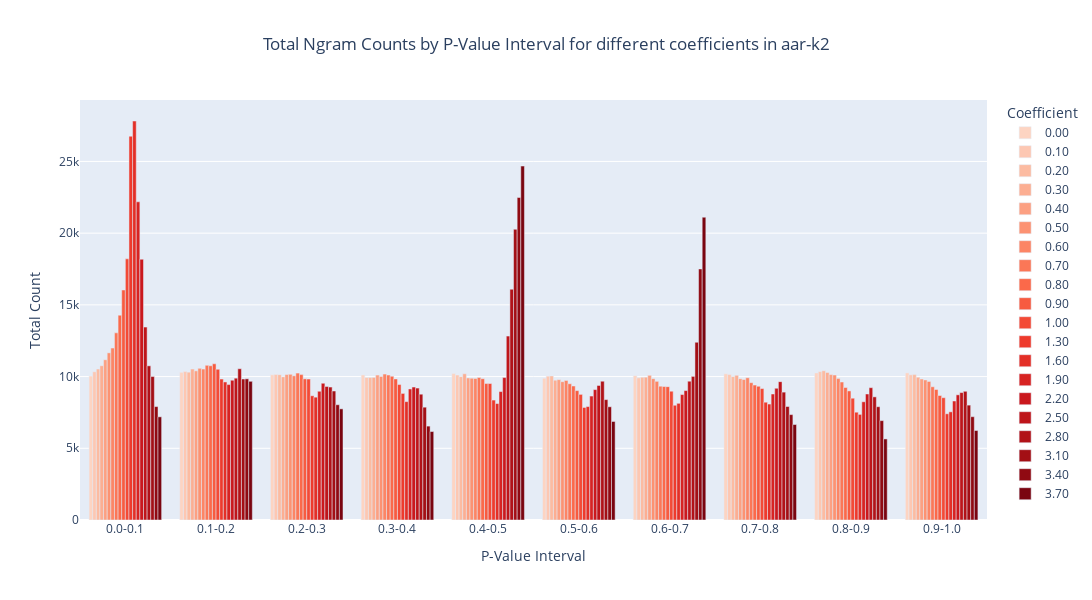
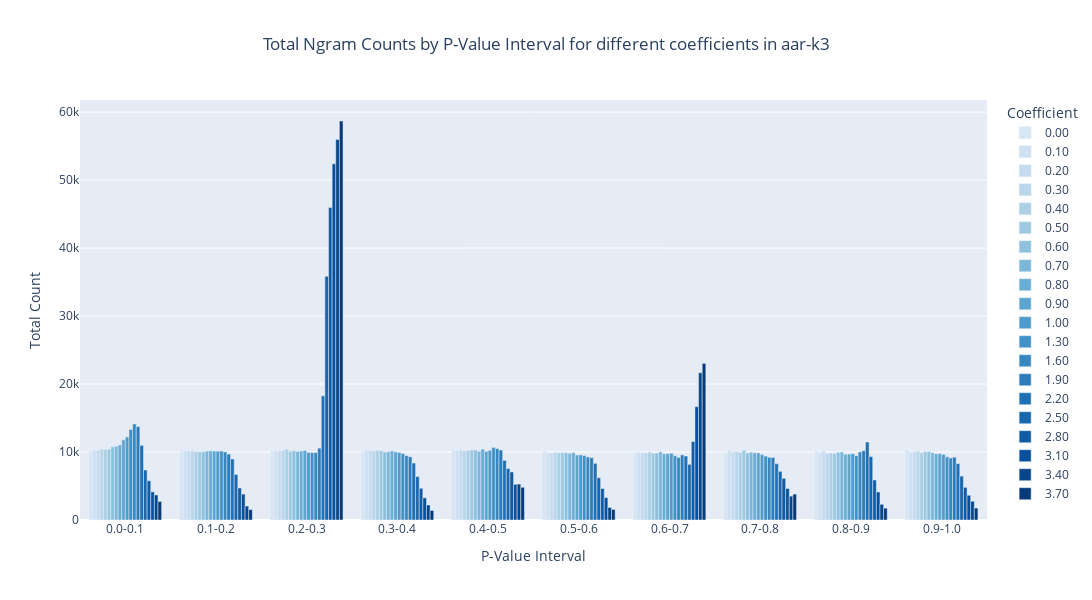

The notebook cell these images were saved under, in order:
### Code cell
# Extract p-values and counts
colormaps = [plt.cm.Reds ,plt.cm.Blues, plt.cm.Greens, plt.cm.Oranges, plt.cm.magma, plt.cm.viridis, plt.cm.inferno, plt.cm.plasma, plt.cm.cividis, plt.cm.spring, plt.cm.summer]
for i, (watermark_name, test_data_dict) in enumerate(aar_watermark_distillation_generation_ngrams_watermarked.items()):
    df = pd.DataFrame({'p_value': p_values, 'count': counts})
    bins = [0, 0.1, 0.2, 0.3, 0.4, 0.5, 0.6, 0.7, 0.8, 0.9, 1.0]
    labels = ['0.0-0.1','0.1-0.2','0.2-0.3','0.3-0.4','0.4-0.5','0.5-0.6','0.6-0.7','0.7-0.8','0.8-0.9','0.9-1.0']

    combined_df = pd.DataFrame()
    coefficient_list = list(aar_watermark_distillation_generation_ngrams_watermarked['cygu/llama-2-7b-logit-watermark-distill-aar-k2'].keys())
    
    color_gradient = colormaps[i]([i/(len(coefficient_list) + 4) for i in range(len(coefficient_list) + 4)])
    colors = [mcolors.rgb2hex(color) for color in color_gradient][4:]

    # Process each test_data dictionary
    for coefficient, test_data in test_data_dict.items():
        p_values = [d['p-value'] for ngram, d in test_data.items()]
        counts = [d['count'] for ngram, d in test_data.items()]
        
        # Create a DataFrame for the current test_data
        df = pd.DataFrame({'p_value': p_values, 'count': counts})
        
        # Bin the p-values
        df['p_value_bin'] = pd.cut(df['p_value'], bins=bins, labels=labels, include_lowest=True)
        
        # Sum the counts within each bin
        df_grouped = df.groupby('p_value_bin', observed = True).sum().reset_index()
        
        # Add a column to indicate the dataset label (coefficient)
        df_grouped['Dataset'] = f"{round(float(coefficient), 2):.2f}"
        
        # Append to the combined DataFrame
        combined_df = pd.concat([combined_df, df_grouped], ignore_index=True)

    # Create the grouped bar plot
    fig = px.bar(combined_df, 
                x='p_value_bin', 
                y='count', 
                color='Dataset', 
                barmode='group',
                labels={'p_value_bin': 'P-Value Interval', 'count': 'Total Count'},
                title=f"Total Ngram Counts by P-Value Interval for different coefficients in {watermark_name[40:]}", 
                color_discrete_sequence=colors,
                width=1200, height=600)

    # Update layout to ensure legends are shown clearly
    fig.update_layout(
        legend_title_text='Coefficient',  # Add a title to the legend
        xaxis_title="P-Value Interval",
        yaxis_title="Total Count",
        title_x=0.5  # Center the title
    )

    # Show the plot
    fig.show()

### Figure 1 — Plotly figure (JSON) as saved in the notebook; plotly's stock layout.template omitted (floating-point values rounded to 4 significant figures)
{"data": [{"alignmentgroup": "True", "hovertemplate": "Dataset=0.00<br>P-Value Interval=%{x}<br>Total Count=%{y}<extra></extra>", "legendgroup": "0.00", "marker": {"color": "#fdd4c2", "pattern": {"shape": ""}}, "name": "0.00", "offsetgroup": "0.00", "orientation": "v", "showlegend": true, "textposition": "auto", "type": "bar", "x": ["0.0-0.1", "0.1-0.2", "0.2-0.3", "0.3-0.4", "0.4-0.5", "0.5-0.6", "0.6-0.7", "0.7-0.8", "0.8-0.9", "0.9-1.0"], "xaxis": "x", "y": [10034, 10295, 10122, 10117, 10206, 9889, 10066, 10192, 10257, 10258], "yaxis": "y"}, {"alignmentgroup": "True", "hovertemplate": "Dataset=0.10<br>P-Value Interval=%{x}<br>Total Count=%{y}<extra></extra>", "legendgroup": "0.10", "marker": {"color": "#fdc7b2", "pattern": {"shape": ""}}, "name": "0.10", "offsetgroup": "0.10", "orientation": "v", "showlegend": true, "textposition": "auto", "type": "bar", "x": ["0.0-0.1", "0.1-0.2", "0.2-0.3", "0.3-0.4", "0.4-0.5", "0.5-0.6", "0.6-0.7", "0.7-0.8", "0.8-0.9", "0.9-1.0"], "xaxis": "x", "y": [10336, 10348, 10149, 9939, 10110, 10029, 9911, 10142, 10348, 10125], "yaxis": "y"}, {"alignmentgroup": "True", "hovertemplate": "Dataset=0.20<br>P-Value Interval=%{x}<br>Total Count=%{y}<extra></extra>", "legendgroup": "0.20", "marker": {"color": "#fcbba1", "pattern": {"shape": ""}}, "name": "0.20", "offsetgroup": "0.20", "orientation": "v", "showlegend": true, "textposition": "auto", "type": "bar", "x": ["0.0-0.1", "0.1-0.2", "0.2-0.3", "0.3-0.4", "0.4-0.5", "0.5-0.6", "0.6-0.7", "0.7-0.8", "0.8-0.9", "0.9-1.0"], "xaxis": "x", "y": [10529, 10307, 10133, 9932, 9994, 10044, 9953, 9999, 10408, 10137], "yaxis": "y"}, {"alignmentgroup": "True", "hovertemplate": "Dataset=0.30<br>P-Value Interval=%{x}<br>Total Count=%{y}<extra></extra>", "legendgroup": "0.30", "marker": {"color": "#fcae92", "pattern": {"shape": ""}}, "name": "0.30", "offsetgroup": "0.30", "orientation": "v", "showlegend": true, "textposition": "auto", "type": "bar", "x": ["0.0-0.1", "0.1-0.2", "0.2-0.3", "0.3-0.4", "0.4-0.5", "0.5-0.6", "0.6-0.7", "0.7-0.8", "0.8-0.9", "0.9-1.0"], "xaxis": "x", "y": [10755, 10524, 9984, 9942, 10194, 9749, 9959, 10087, 10289, 9955], "yaxis": "y"}, {"alignmentgroup": "True", "hovertemplate": "Dataset=0.40<br>P-Value Interval=%{x}<br>Total Count=%{y}<extra></extra>", "legendgroup": "0.40", "marker": {"color": "#fca082", "pattern": {"shape": ""}}, "name": "0.40", "offsetgroup": "0.40", "orientation": "v", "showlegend": true, "textposition": "auto", "type": "bar", "x": ["0.0-0.1", "0.1-0.2", "0.2-0.3", "0.3-0.4", "0.4-0.5", "0.5-0.6", "0.6-0.7", "0.7-0.8", "0.8-0.9", "0.9-1.0"], "xaxis": "x", "y": [11175, 10399, 10145, 10106, 9904, 9787, 10085, 9856, 10142, 9835], "yaxis": "y"}, {"alignmentgroup": "True", "hovertemplate": "Dataset=0.50<br>P-Value Interval=%{x}<br>Total Count=%{y}<extra></extra>", "legendgroup": "0.50", "marker": {"color": "#fc9272", "pattern": {"shape": ""}}, "name": "0.50", "offsetgroup": "0.50", "orientation": "v", "showlegend": true, "textposition": "auto", "type": "bar", "x": ["0.0-0.1", "0.1-0.2", "0.2-0.3", "0.3-0.4", "0.4-0.5", "0.5-0.6", "0.6-0.7", "0.7-0.8", "0.8-0.9", "0.9-1.0"], "xaxis": "x", "y": [11655, 10573, 10159, 10008, 9884, 9643, 9852, 9793, 10111, 9764], "yaxis": "y"}, {"alignmentgroup": "True", "hovertemplate": "Dataset=0.60<br>P-Value Interval=%{x}<br>Total Count=%{y}<extra></extra>", "legendgroup": "0.60", "marker": {"color": "#fc8565", "pattern": {"shape": ""}}, "name": "0.60", "offsetgroup": "0.60", "orientation": "v", "showlegend": true, "textposition": "auto", "type": "bar", "x": ["0.0-0.1", "0.1-0.2", "0.2-0.3", "0.3-0.4", "0.4-0.5", "0.5-0.6", "0.6-0.7", "0.7-0.8", "0.8-0.9", "0.9-1.0"], "xaxis": "x", "y": [11989, 10523, 10052, 10174, 9872, 9729, 9668, 9918, 9860, 9659], "yaxis": "y"}, {"alignmentgroup": "True", "hovertemplate": "Dataset=0.70<br>P-Value Interval=%{x}<br>Total Count=%{y}<extra></extra>", "legendgroup": "0.70", "marker": {"color": "#fb7757", "pattern": {"shape": ""}}, "name": "0.70", "offsetgroup": "0.70", "orientation": "v", "showlegend": true, "textposition": "auto", "type": "bar", "x": ["0.0-0.1", "0.1-0.2", "0.2-0.3", "0.3-0.4", "0.4-0.5", "0.5-0.6", "0.6-0.7", "0.7-0.8", "0.8-0.9", "0.9-1.0"], "xaxis": "x", "y": [13049, 10787, 10242, 10107, 9937, 9500, 9334, 9575, 9622, 9290], "yaxis": "y"}, {"alignmentgroup": "True", "hovertemplate": "Dataset=0.80<br>P-Value Interval=%{x}<br>Total Count=%{y}<extra></extra>", "legendgroup": "0.80", "marker": {"color": "#fb694a", "pattern": {"shape": ""}}, "name": "0.80", "offsetgroup": "0.80", "orientation": "v", "showlegend": true, "textposition": "auto", "type": "bar", "x": ["0.0-0.1", "0.1-0.2", "0.2-0.3", "0.3-0.4", "0.4-0.5", "0.5-0.6", "0.6-0.7", "0.7-0.8", "0.8-0.9", "0.9-1.0"], "xaxis": "x", "y": [14278, 10753, 10137, 10023, 9848, 9344, 9307, 9408, 9240, 9102], "yaxis": "y"}, {"alignmentgroup": "True", "hovertemplate": "Dataset=0.90<br>P-Value Interval=%{x}<br>Total Count=%{y}<extra></extra>", "legendgroup": "0.90", "marker": {"color": "#f75b40", "pattern": {"shape": ""}}, "name": "0.90", "offsetgroup": "0.90", "orientation": "v", "showlegend": true, "textposition": "auto", "type": "bar", "x": ["0.0-0.1", "0.1-0.2", "0.2-0.3", "0.3-0.4", "0.4-0.5", "0.5-0.6", "0.6-0.7", "0.7-0.8", "0.8-0.9", "0.9-1.0"], "xaxis": "x", "y": [16037, 10890, 9843, 9836, 9514, 9021, 9298, 9325, 9000, 8679], "yaxis": "y"}, {"alignmentgroup": "True", "hovertemplate": "Dataset=1.00<br>P-Value Interval=%{x}<br>Total Count=%{y}<extra></extra>", "legendgroup": "1.00", "marker": {"color": "#f34a36", "pattern": {"shape": ""}}, "name": "1.00", "offsetgroup": "1.00", "orientation": "v", "showlegend": true, "textposition": "auto", "type": "bar", "x": ["0.0-0.1", "0.1-0.2", "0.2-0.3", "0.3-0.4", "0.4-0.5", "0.5-0.6", "0.6-0.7", "0.7-0.8", "0.8-0.9", "0.9-1.0"], "xaxis": "x", "y": [18209, 10511, 9827, 9445, 9515, 8759, 8983, 9165, 8492, 8527], "yaxis": "y"}, {"alignmentgroup": "True", "hovertemplate": "Dataset=1.30<br>P-Value Interval=%{x}<br>Total Count=%{y}<extra></extra>", "legendgroup": "1.30", "marker": {"color": "#ee3a2c", "pattern": {"shape": ""}}, "name": "1.30", "offsetgroup": "1.30", "orientation": "v", "showlegend": true, "textposition": "auto", "type": "bar", "x": ["0.0-0.1", "0.1-0.2", "0.2-0.3", "0.3-0.4", "0.4-0.5", "0.5-0.6", "0.6-0.7", "0.7-0.8", "0.8-0.9", "0.9-1.0"], "xaxis": "x", "y": [26760, 9828, 8662, 8826, 8363, 7847, 8001, 8213, 7517, 7406], "yaxis": "y"}, {"alignmentgroup": "True", "hovertemplate": "Dataset=1.60<br>P-Value Interval=%{x}<br>Total Count=%{y}<extra></extra>", "legendgroup": "1.60", "marker": {"color": "#e32f27", "pattern": {"shape": ""}}, "name": "1.60", "offsetgroup": "1.60", "orientation": "v", "showlegend": true, "textposition": "auto", "type": "bar", "x": ["0.0-0.1", "0.1-0.2", "0.2-0.3", "0.3-0.4", "0.4-0.5", "0.5-0.6", "0.6-0.7", "0.7-0.8", "0.8-0.9", "0.9-1.0"], "xaxis": "x", "y": [27820, 9625, 8564, 8254, 8120, 7909, 8136, 8085, 7364, 7543], "yaxis": "y"}, {"alignmentgroup": "True", "hovertemplate": "Dataset=1.90<br>P-Value Interval=%{x}<br>Total Count=%{y}<extra></extra>", "legendgroup": "1.90", "marker": {"color": "#d72322", "pattern": {"shape": ""}}, "name": "1.90", "offsetgroup": "1.90", "orientation": "v", "showlegend": true, "textposition": "auto", "type": "bar", "x": ["0.0-0.1", "0.1-0.2", "0.2-0.3", "0.3-0.4", "0.4-0.5", "0.5-0.6", "0.6-0.7", "0.7-0.8", "0.8-0.9", "0.9-1.0"], "xaxis": "x", "y": [22186, 9442, 8977, 9137, 8955, 8643, 8747, 8785, 8243, 8298], "yaxis": "y"}, {"alignmentgroup": "True", "hovertemplate": "Dataset=2.20<br>P-Value Interval=%{x}<br>Total Count=%{y}<extra></extra>", "legendgroup": "2.20", "marker": {"color": "#ca181d", "pattern": {"shape": ""}}, "name": "2.20", "offsetgroup": "2.20", "orientation": "v", "showlegend": true, "textposition": "auto", "type": "bar", "x": ["0.0-0.1", "0.1-0.2", "0.2-0.3", "0.3-0.4", "0.4-0.5", "0.5-0.6", "0.6-0.7", "0.7-0.8", "0.8-0.9", "0.9-1.0"], "xaxis": "x", "y": [18183, 9748, 9534, 9268, 9931, 9093, 9022, 9186, 8786, 8728], "yaxis": "y"}, {"alignmentgroup": "True", "hovertemplate": "Dataset=2.50<br>P-Value Interval=%{x}<br>Total Count=%{y}<extra></extra>", "legendgroup": "2.50", "marker": {"color": "#be151a", "pattern": {"shape": ""}}, "name": "2.50", "offsetgroup": "2.50", "orientation": "v", "showlegend": true, "textposition": "auto", "type": "bar", "x": ["0.0-0.1", "0.1-0.2", "0.2-0.3", "0.3-0.4", "0.4-0.5", "0.5-0.6", "0.6-0.7", "0.7-0.8", "0.8-0.9", "0.9-1.0"], "xaxis": "x", "y": [13450, 9889, 9315, 9195, 12826, 9384, 9682, 9648, 9226, 8886], "yaxis": "y"}, {"alignmentgroup": "True", "hovertemplate": "Dataset=2.80<br>P-Value Interval=%{x}<br>Total Count=%{y}<extra></extra>", "legendgroup": "2.80", "marker": {"color": "#b11218", "pattern": {"shape": ""}}, "name": "2.80", "offsetgroup": "2.80", "orientation": "v", "showlegend": true, "textposition": "auto", "type": "bar", "x": ["0.0-0.1", "0.1-0.2", "0.2-0.3", "0.3-0.4", "0.4-0.5", "0.5-0.6", "0.6-0.7", "0.7-0.8", "0.8-0.9", "0.9-1.0"], "xaxis": "x", "y": [10750, 10546, 9268, 8771, 16090, 9679, 10014, 8916, 8586, 8972], "yaxis": "y"}, {"alignmentgroup": "True", "hovertemplate": "Dataset=3.10<br>P-Value Interval=%{x}<br>Total Count=%{y}<extra></extra>", "legendgroup": "3.10", "marker": {"color": "#a30f15", "pattern": {"shape": ""}}, "name": "3.10", "offsetgroup": "3.10", "orientation": "v", "showlegend": true, "textposition": "auto", "type": "bar", "x": ["0.0-0.1", "0.1-0.2", "0.2-0.3", "0.3-0.4", "0.4-0.5", "0.5-0.6", "0.6-0.7", "0.7-0.8", "0.8-0.9", "0.9-1.0"], "xaxis": "x", "y": [10002, 9832, 8994, 7866, 20272, 8395, 12393, 7914, 7899, 8010], "yaxis": "y"}, {"alignmentgroup": "True", "hovertemplate": "Dataset=3.40<br>P-Value Interval=%{x}<br>Total Count=%{y}<extra></extra>", "legendgroup": "3.40", "marker": {"color": "#900a12", "pattern": {"shape": ""}}, "name": "3.40", "offsetgroup": "3.40", "orientation": "v", "showlegend": true, "textposition": "auto", "type": "bar", "x": ["0.0-0.1", "0.1-0.2", "0.2-0.3", "0.3-0.4", "0.4-0.5", "0.5-0.6", "0.6-0.7", "0.7-0.8", "0.8-0.9", "0.9-1.0"], "xaxis": "x", "y": [7909, 9844, 8037, 6547, 22484, 7895, 17505, 7349, 6929, 7203], "yaxis": "y"}, {"alignmentgroup": "True", "hovertemplate": "Dataset=3.70<br>P-Value Interval=%{x}<br>Total Count=%{y}<extra></extra>", "legendgroup": "3.70", "marker": {"color": "#7a0510", "pattern": {"shape": ""}}, "name": "3.70", "offsetgroup": "3.70", "orientation": "v", "showlegend": true, "textposition": "auto", "type": "bar", "x": ["0.0-0.1", "0.1-0.2", "0.2-0.3", "0.3-0.4", "0.4-0.5", "0.5-0.6", "0.6-0.7", "0.7-0.8", "0.8-0.9", "0.9-1.0"], "xaxis": "x", "y": [7194, 9666, 7750, 6169, 24678, 6870, 21112, 6657, 5652, 6239], "yaxis": "y"}], "layout": {"barmode": "group", "height": 600, "legend": {"title": {"text": "Coefficient"}, "tracegroupgap": 0}, "title": {"text": "Total Ngram Counts by P-Value Interval for different coefficients in aar-k2", "x": 0.5}, "width": 1200, "xaxis": {"anchor": "y", "domain": [0, 1], "title": {"text": "P-Value Interval"}}, "yaxis": {"anchor": "x", "domain": [0, 1], "title": {"text": "Total Count"}}}}

### Figure 2 — Plotly figure (JSON) as saved in the notebook; plotly's stock layout.template omitted (floating-point values rounded to 4 significant figures)
{"data": [{"alignmentgroup": "True", "hovertemplate": "Dataset=0.00<br>P-Value Interval=%{x}<br>Total Count=%{y}<extra></extra>", "legendgroup": "0.00", "marker": {"color": "#d6e6f4", "pattern": {"shape": ""}}, "name": "0.00", "offsetgroup": "0.00", "orientation": "v", "showlegend": true, "textposition": "auto", "type": "bar", "x": ["0.0-0.1", "0.1-0.2", "0.2-0.3", "0.3-0.4", "0.4-0.5", "0.5-0.6", "0.6-0.7", "0.7-0.8", "0.8-0.9", "0.9-1.0"], "xaxis": "x", "y": [10098, 10054, 10146, 10086, 10311, 10051, 9937, 9863, 10086, 10297], "yaxis": "y"}, {"alignmentgroup": "True", "hovertemplate": "Dataset=0.10<br>P-Value Interval=%{x}<br>Total Count=%{y}<extra></extra>", "legendgroup": "0.10", "marker": {"color": "#cee0f2", "pattern": {"shape": ""}}, "name": "0.10", "offsetgroup": "0.10", "orientation": "v", "showlegend": true, "textposition": "auto", "type": "bar", "x": ["0.0-0.1", "0.1-0.2", "0.2-0.3", "0.3-0.4", "0.4-0.5", "0.5-0.6", "0.6-0.7", "0.7-0.8", "0.8-0.9", "0.9-1.0"], "xaxis": "x", "y": [10307, 10142, 10134, 10255, 10186, 9882, 9965, 10178, 9897, 9984], "yaxis": "y"}, {"alignmentgroup": "True", "hovertemplate": "Dataset=0.20<br>P-Value Interval=%{x}<br>Total Count=%{y}<extra></extra>", "legendgroup": "0.20", "marker": {"color": "#c6dbef", "pattern": {"shape": ""}}, "name": "0.20", "offsetgroup": "0.20", "orientation": "v", "showlegend": true, "textposition": "auto", "type": "bar", "x": ["0.0-0.1", "0.1-0.2", "0.2-0.3", "0.3-0.4", "0.4-0.5", "0.5-0.6", "0.6-0.7", "0.7-0.8", "0.8-0.9", "0.9-1.0"], "xaxis": "x", "y": [10243, 10173, 10124, 10167, 10306, 9839, 9906, 9995, 10129, 10042], "yaxis": "y"}, {"alignmentgroup": "True", "hovertemplate": "Dataset=0.30<br>P-Value Interval=%{x}<br>Total Count=%{y}<extra></extra>", "legendgroup": "0.30", "marker": {"color": "#b9d6ea", "pattern": {"shape": ""}}, "name": "0.30", "offsetgroup": "0.30", "orientation": "v", "showlegend": true, "textposition": "auto", "type": "bar", "x": ["0.0-0.1", "0.1-0.2", "0.2-0.3", "0.3-0.4", "0.4-0.5", "0.5-0.6", "0.6-0.7", "0.7-0.8", "0.8-0.9", "0.9-1.0"], "xaxis": "x", "y": [10415, 10161, 10244, 10144, 10172, 9948, 9862, 10054, 9794, 10135], "yaxis": "y"}, {"alignmentgroup": "True", "hovertemplate": "Dataset=0.40<br>P-Value Interval=%{x}<br>Total Count=%{y}<extra></extra>", "legendgroup": "0.40", "marker": {"color": "#abd0e6", "pattern": {"shape": ""}}, "name": "0.40", "offsetgroup": "0.40", "orientation": "v", "showlegend": true, "textposition": "auto", "type": "bar", "x": ["0.0-0.1", "0.1-0.2", "0.2-0.3", "0.3-0.4", "0.4-0.5", "0.5-0.6", "0.6-0.7", "0.7-0.8", "0.8-0.9", "0.9-1.0"], "xaxis": "x", "y": [10372, 10048, 10409, 10266, 10230, 9903, 9996, 9952, 9847, 9900], "yaxis": "y"}, {"alignmentgroup": "True", "hovertemplate": "Dataset=0.50<br>P-Value Interval=%{x}<br>Total Count=%{y}<extra></extra>", "legendgroup": "0.50", "marker": {"color": "#9dcae1", "pattern": {"shape": ""}}, "name": "0.50", "offsetgroup": "0.50", "orientation": "v", "showlegend": true, "textposition": "auto", "type": "bar", "x": ["0.0-0.1", "0.1-0.2", "0.2-0.3", "0.3-0.4", "0.4-0.5", "0.5-0.6", "0.6-0.7", "0.7-0.8", "0.8-0.9", "0.9-1.0"], "xaxis": "x", "y": [10430, 10042, 10116, 10205, 10288, 9914, 9820, 10246, 9805, 10055], "yaxis": "y"}, {"alignmentgroup": "True", "hovertemplate": "Dataset=0.60<br>P-Value Interval=%{x}<br>Total Count=%{y}<extra></extra>", "legendgroup": "0.60", "marker": {"color": "#8dc1dd", "pattern": {"shape": ""}}, "name": "0.60", "offsetgroup": "0.60", "orientation": "v", "showlegend": true, "textposition": "auto", "type": "bar", "x": ["0.0-0.1", "0.1-0.2", "0.2-0.3", "0.3-0.4", "0.4-0.5", "0.5-0.6", "0.6-0.7", "0.7-0.8", "0.8-0.9", "0.9-1.0"], "xaxis": "x", "y": [10774, 10033, 10178, 10016, 10281, 9901, 9844, 9881, 9960, 10054], "yaxis": "y"}, {"alignmentgroup": "True", "hovertemplate": "Dataset=0.70<br>P-Value Interval=%{x}<br>Total Count=%{y}<extra></extra>", "legendgroup": "0.70", "marker": {"color": "#7cb7da", "pattern": {"shape": ""}}, "name": "0.70", "offsetgroup": "0.70", "orientation": "v", "showlegend": true, "textposition": "auto", "type": "bar", "x": ["0.0-0.1", "0.1-0.2", "0.2-0.3", "0.3-0.4", "0.4-0.5", "0.5-0.6", "0.6-0.7", "0.7-0.8", "0.8-0.9", "0.9-1.0"], "xaxis": "x", "y": [10843, 10140, 10065, 10037, 10116, 9829, 10029, 9964, 9998, 9902], "yaxis": "y"}, {"alignmentgroup": "True", "hovertemplate": "Dataset=0.80<br>P-Value Interval=%{x}<br>Total Count=%{y}<extra></extra>", "legendgroup": "0.80", "marker": {"color": "#6aaed6", "pattern": {"shape": ""}}, "name": "0.80", "offsetgroup": "0.80", "orientation": "v", "showlegend": true, "textposition": "auto", "type": "bar", "x": ["0.0-0.1", "0.1-0.2", "0.2-0.3", "0.3-0.4", "0.4-0.5", "0.5-0.6", "0.6-0.7", "0.7-0.8", "0.8-0.9", "0.9-1.0"], "xaxis": "x", "y": [11033, 10174, 10143, 10150, 10443, 9900, 9748, 9890, 9677, 9769], "yaxis": "y"}, {"alignmentgroup": "True", "hovertemplate": "Dataset=0.90<br>P-Value Interval=%{x}<br>Total Count=%{y}<extra></extra>", "legendgroup": "0.90", "marker": {"color": "#5da5d1", "pattern": {"shape": ""}}, "name": "0.90", "offsetgroup": "0.90", "orientation": "v", "showlegend": true, "textposition": "auto", "type": "bar", "x": ["0.0-0.1", "0.1-0.2", "0.2-0.3", "0.3-0.4", "0.4-0.5", "0.5-0.6", "0.6-0.7", "0.7-0.8", "0.8-0.9", "0.9-1.0"], "xaxis": "x", "y": [11782, 10146, 10210, 10031, 10103, 9558, 9764, 9865, 9698, 9770], "yaxis": "y"}, {"alignmentgroup": "True", "hovertemplate": "Dataset=1.00<br>P-Value Interval=%{x}<br>Total Count=%{y}<extra></extra>", "legendgroup": "1.00", "marker": {"color": "#4f9bcb", "pattern": {"shape": ""}}, "name": "1.00", "offsetgroup": "1.00", "orientation": "v", "showlegend": true, "textposition": "auto", "type": "bar", "x": ["0.0-0.1", "0.1-0.2", "0.2-0.3", "0.3-0.4", "0.4-0.5", "0.5-0.6", "0.6-0.7", "0.7-0.8", "0.8-0.9", "0.9-1.0"], "xaxis": "x", "y": [12222, 10112, 9952, 9935, 10241, 9591, 9818, 9627, 9763, 9644], "yaxis": "y"}, {"alignmentgroup": "True", "hovertemplate": "Dataset=1.30<br>P-Value Interval=%{x}<br>Total Count=%{y}<extra></extra>", "legendgroup": "1.30", "marker": {"color": "#4191c6", "pattern": {"shape": ""}}, "name": "1.30", "offsetgroup": "1.30", "orientation": "v", "showlegend": true, "textposition": "auto", "type": "bar", "x": ["0.0-0.1", "0.1-0.2", "0.2-0.3", "0.3-0.4", "0.4-0.5", "0.5-0.6", "0.6-0.7", "0.7-0.8", "0.8-0.9", "0.9-1.0"], "xaxis": "x", "y": [13318, 10145, 9916, 9783, 10674, 9484, 9460, 9397, 9454, 9298], "yaxis": "y"}, {"alignmentgroup": "True", "hovertemplate": "Dataset=1.60<br>P-Value Interval=%{x}<br>Total Count=%{y}<extra></extra>", "legendgroup": "1.60", "marker": {"color": "#3787c0", "pattern": {"shape": ""}}, "name": "1.60", "offsetgroup": "1.60", "orientation": "v", "showlegend": true, "textposition": "auto", "type": "bar", "x": ["0.0-0.1", "0.1-0.2", "0.2-0.3", "0.3-0.4", "0.4-0.5", "0.5-0.6", "0.6-0.7", "0.7-0.8", "0.8-0.9", "0.9-1.0"], "xaxis": "x", "y": [14126, 10013, 9911, 9462, 10484, 9278, 9197, 9228, 10018, 9123], "yaxis": "y"}, {"alignmentgroup": "True", "hovertemplate": "Dataset=1.90<br>P-Value Interval=%{x}<br>Total Count=%{y}<extra></extra>", "legendgroup": "1.90", "marker": {"color": "#2c7cba", "pattern": {"shape": ""}}, "name": "1.90", "offsetgroup": "1.90", "orientation": "v", "showlegend": true, "textposition": "auto", "type": "bar", "x": ["0.0-0.1", "0.1-0.2", "0.2-0.3", "0.3-0.4", "0.4-0.5", "0.5-0.6", "0.6-0.7", "0.7-0.8", "0.8-0.9", "0.9-1.0"], "xaxis": "x", "y": [13743, 9695, 10570, 9286, 10292, 9169, 9574, 9199, 10184, 9238], "yaxis": "y"}, {"alignmentgroup": "True", "hovertemplate": "Dataset=2.20<br>P-Value Interval=%{x}<br>Total Count=%{y}<extra></extra>", "legendgroup": "2.20", "marker": {"color": "#2070b4", "pattern": {"shape": ""}}, "name": "2.20", "offsetgroup": "2.20", "orientation": "v", "showlegend": true, "textposition": "auto", "type": "bar", "x": ["0.0-0.1", "0.1-0.2", "0.2-0.3", "0.3-0.4", "0.4-0.5", "0.5-0.6", "0.6-0.7", "0.7-0.8", "0.8-0.9", "0.9-1.0"], "xaxis": "x", "y": [10981, 8976, 18269, 8374, 8773, 8337, 9409, 8278, 11472, 8289], "yaxis": "y"}, {"alignmentgroup": "True", "hovertemplate": "Dataset=2.50<br>P-Value Interval=%{x}<br>Total Count=%{y}<extra></extra>", "legendgroup": "2.50", "marker": {"color": "#1966ad", "pattern": {"shape": ""}}, "name": "2.50", "offsetgroup": "2.50", "orientation": "v", "showlegend": true, "textposition": "auto", "type": "bar", "x": ["0.0-0.1", "0.1-0.2", "0.2-0.3", "0.3-0.4", "0.4-0.5", "0.5-0.6", "0.6-0.7", "0.7-0.8", "0.8-0.9", "0.9-1.0"], "xaxis": "x", "y": [7358, 6696, 35835, 6384, 7575, 6220, 8188, 7159, 9334, 6457], "yaxis": "y"}, {"alignmentgroup": "True", "hovertemplate": "Dataset=2.80<br>P-Value Interval=%{x}<br>Total Count=%{y}<extra></extra>", "legendgroup": "2.80", "marker": {"color": "#105ba4", "pattern": {"shape": ""}}, "name": "2.80", "offsetgroup": "2.80", "orientation": "v", "showlegend": true, "textposition": "auto", "type": "bar", "x": ["0.0-0.1", "0.1-0.2", "0.2-0.3", "0.3-0.4", "0.4-0.5", "0.5-0.6", "0.6-0.7", "0.7-0.8", "0.8-0.9", "0.9-1.0"], "xaxis": "x", "y": [5773, 4721, 45950, 4667, 7066, 4638, 11550, 6124, 5892, 4799], "yaxis": "y"}, {"alignmentgroup": "True", "hovertemplate": "Dataset=3.10<br>P-Value Interval=%{x}<br>Total Count=%{y}<extra></extra>", "legendgroup": "3.10", "marker": {"color": "#08509b", "pattern": {"shape": ""}}, "name": "3.10", "offsetgroup": "3.10", "orientation": "v", "showlegend": true, "textposition": "auto", "type": "bar", "x": ["0.0-0.1", "0.1-0.2", "0.2-0.3", "0.3-0.4", "0.4-0.5", "0.5-0.6", "0.6-0.7", "0.7-0.8", "0.8-0.9", "0.9-1.0"], "xaxis": "x", "y": [4145, 3812, 52389, 3263, 5245, 3301, 16672, 4637, 4124, 3638], "yaxis": "y"}, {"alignmentgroup": "True", "hovertemplate": "Dataset=3.40<br>P-Value Interval=%{x}<br>Total Count=%{y}<extra></extra>", "legendgroup": "3.40", "marker": {"color": "#08468b", "pattern": {"shape": ""}}, "name": "3.40", "offsetgroup": "3.40", "orientation": "v", "showlegend": true, "textposition": "auto", "type": "bar", "x": ["0.0-0.1", "0.1-0.2", "0.2-0.3", "0.3-0.4", "0.4-0.5", "0.5-0.6", "0.6-0.7", "0.7-0.8", "0.8-0.9", "0.9-1.0"], "xaxis": "x", "y": [3684, 2053, 55983, 2207, 5290, 1845, 21651, 3510, 2311, 2756], "yaxis": "y"}, {"alignmentgroup": "True", "hovertemplate": "Dataset=3.70<br>P-Value Interval=%{x}<br>Total Count=%{y}<extra></extra>", "legendgroup": "3.70", "marker": {"color": "#083a7a", "pattern": {"shape": ""}}, "name": "3.70", "offsetgroup": "3.70", "orientation": "v", "showlegend": true, "textposition": "auto", "type": "bar", "x": ["0.0-0.1", "0.1-0.2", "0.2-0.3", "0.3-0.4", "0.4-0.5", "0.5-0.6", "0.6-0.7", "0.7-0.8", "0.8-0.9", "0.9-1.0"], "xaxis": "x", "y": [2728, 1536, 58689, 1402, 4813, 1557, 23040, 3806, 1745, 1763], "yaxis": "y"}], "layout": {"barmode": "group", "height": 600, "legend": {"title": {"text": "Coefficient"}, "tracegroupgap": 0}, "title": {"text": "Total Ngram Counts by P-Value Interval for different coefficients in aar-k3", "x": 0.5}, "width": 1200, "xaxis": {"anchor": "y", "domain": [0, 1], "title": {"text": "P-Value Interval"}}, "yaxis": {"anchor": "x", "domain": [0, 1], "title": {"text": "Total Count"}}}}
